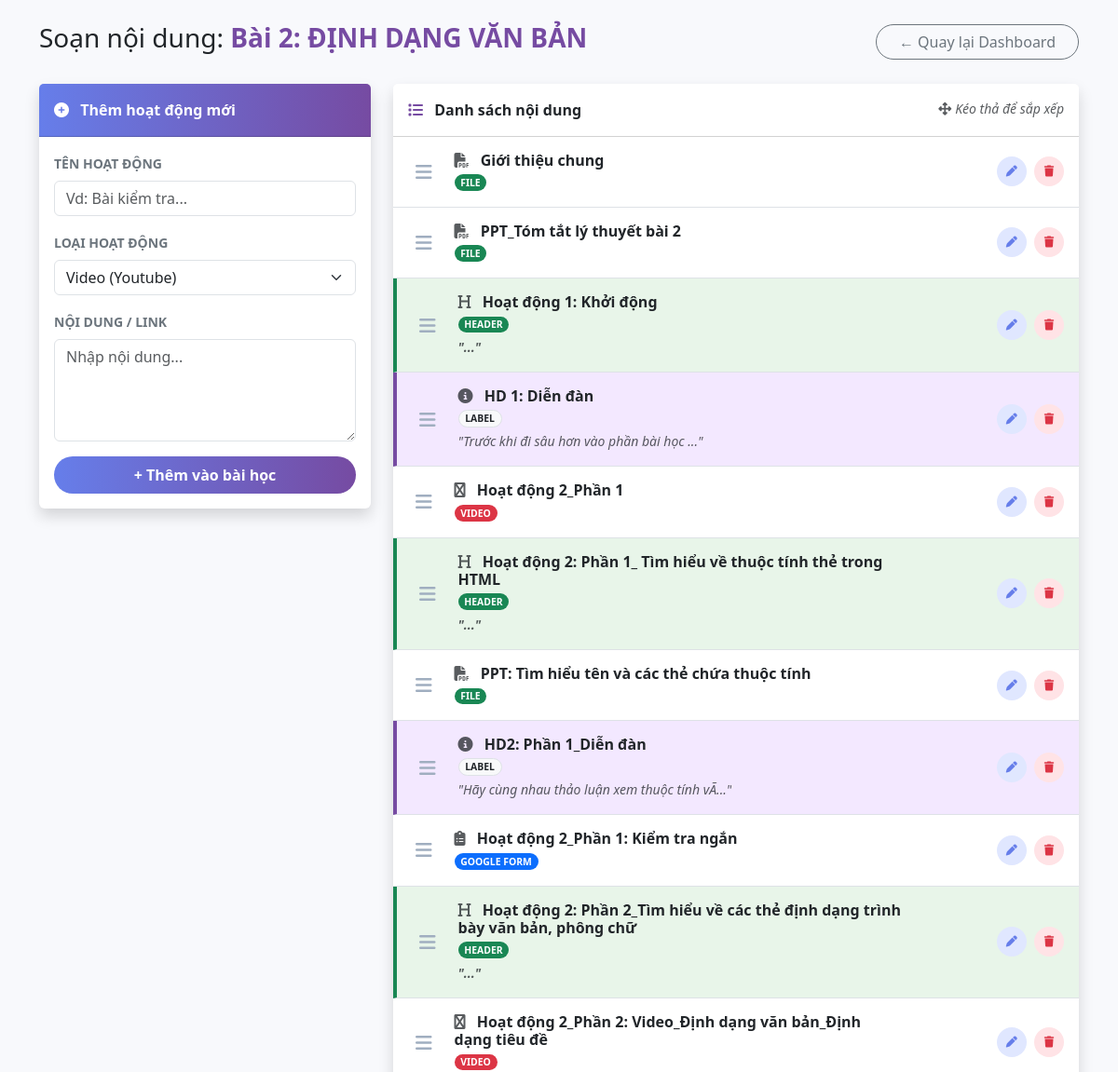
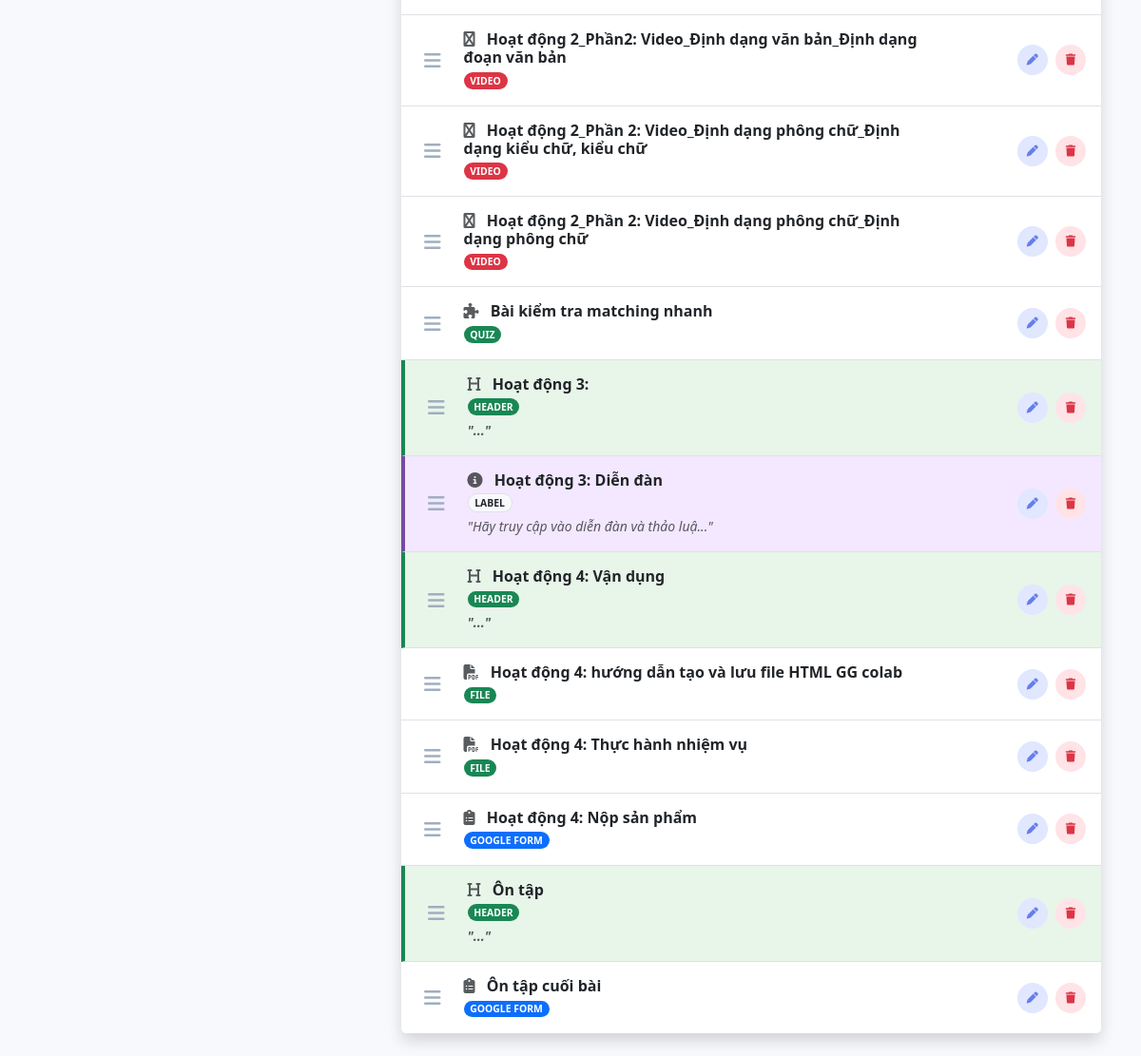
The page /admin/lesson_content.php?id=6 (signed in) on the database its author committed (2 pictures, top to bottom).
### tables this page shows
CREATE TABLE `lessons` (
  `id` int(11) NOT NULL,
  `title` varchar(200) DEFAULT NULL,
  `description` text DEFAULT NULL,
  `video_link` varchar(255) DEFAULT NULL,
  `pdf_link` varchar(255) DEFAULT NULL,
  `colab_link` varchar(255) DEFAULT NULL,
  `created_by` int(11) DEFAULT NULL,
  `created_at` datetime DEFAULT current_timestamp(),
  `track` varchar(10) DEFAULT 'ICT'
);

CREATE TABLE `activities` (
  `id` int(11) NOT NULL,
  `lesson_id` int(11) NOT NULL,
  `title` varchar(255) NOT NULL,
  `type` varchar(50) NOT NULL,
  `content` text NOT NULL,
  `created_at` timestamp NOT NULL DEFAULT current_timestamp(),
  `display_order` int(11) DEFAULT 0
);

### admin/lesson_content.php (the view, shortened to what this page needs)
<?php
include '../includes/db.php';
$lesson_id = intval($_GET['id']);
$lesson = $conn->query("SELECT * FROM lessons WHERE id=$lesson_id")->fetch_assoc();
?>
<!DOCTYPE html>
<html lang="vi">
<head>
    <link href="https://cdn.jsdelivr.net/npm/bootstrap@5.3.0/dist/css/bootstrap.min.css" rel="stylesheet">
    <link rel="stylesheet" href="https://cdnjs.cloudflare.com/ajax/libs/font-awesome/6.4.0/css/all.min.css">
</head>
<body class="p-4">
<div class="container">
    <div class="d-flex justify-content-between align-items-center mb-4">
        <h3>Soạn nội dung: <span class="text-theme fw-bold"><?php echo $lesson['title']; ?></span></h3>
        <a href="index.php" class="btn btn-outline-secondary rounded-pill px-4">← Quay lại Dashboard</a>
    </div>
    <div class="row">
        <div class="col-md-4">
            <div class="card shadow border-0 sticky-top" style="top: 20px;">
                <div class="card-header bg-theme fw-bold py-3">
                    <i class="fas fa-plus-circle me-2"></i> Thêm hoạt động mới
                </div>
                <div class="card-body">
                    <form method="POST" enctype="multipart/form-data">
                        <div class="mb-3">
                            <label class="form-label fw-bold text-secondary small text-uppercase">Tên hoạt động</label>
                            <input type="text" name="title" class="form-control" placeholder="Vd: Bài kiểm tra..." required>
                        </div>
                        <div class="mb-3">
                            <label class="form-label fw-bold text-secondary small text-uppercase">Loại hoạt động</label>
                            <select name="type" class="form-select" id="typeSelect" onchange="changeInputType('add')">
                                <option value="video">Video (Youtube)</option>
                            </select>
                        </div>
                        <div class="mb-3" id="inputUrlGroup_add">
                            <label class="form-label fw-bold text-secondary small text-uppercase">Nội dung / Link</label>
                            <textarea name="content_input" class="form-control" rows="4" placeholder="Nhập nội dung..."></textarea>
                        </div>
                        <button type="submit" name="add_activity" class="btn btn-theme w-100 fw-bold py-2 rounded-pill">
                            + Thêm vào bài học
                        </button>
                    </form>
                </div>
            </div>
        </div>
        <div class="col-md-8">
            <div class="card shadow border-0">
                <div class="card-header bg-white fw-bold d-flex justify-content-between py-3">
                    <span class="text-dark"><i class="fas fa-list me-2 text-theme"></i> Danh sách nội dung</span>
                    <small class="text-muted fst-italic fw-normal"><i class="fas fa-arrows-alt me-1"></i>Kéo thả để sắp xếp</small>
                </div>
                <ul class="list-group list-group-flush" id="activityList">
                    <?php
                    $acts = $conn->query("SELECT * FROM activities WHERE lesson_id=$lesson_id ORDER BY display_order ASC");
                    if ($acts->num_rows > 0) {
                        while($row = $acts->fetch_assoc()){
                            $icon = "fa-file-alt"; $badge = "bg-secondary"; $type_name = "KHÁC"; $extra_class = "";
                            if($row['type']=='video') { $icon="fa-youtube"; $badge="bg-danger"; $type_name="VIDEO"; }
                            elseif($row['type']=='colab') { $icon="fa-code"; $badge="bg-warning text-dark"; $type_name="COLAB"; }
                            elseif($row['type']=='text') { $icon="fa-book"; $badge="bg-info text-dark"; $type_name="BÀI ĐỌC"; }
                            elseif($row['type']=='file') { $icon="fa-file-pdf"; $badge="bg-success"; $type_name="FILE"; }
                            elseif($row['type']=='quiz') { $icon="fa-puzzle-piece"; $badge="bg-success"; $type_name="QUIZ"; }
                            elseif($row['type']=='assignment') { $icon="fa-pen-square"; $badge="bg-primary"; $type_name="BÀI TẬP"; }
                            elseif($row['type']=='label') { $icon="fa-info-circle"; $badge="bg-light text-dark border"; $type_name="LABEL"; $extra_class = "item-label"; }
                            elseif($row['type']=='google_form') { $icon="fa-clipboard-list"; $badge="bg-primary"; $type_name="GOOGLE FORM"; }
                            elseif($row['type']=='edpuzzle') { $icon="fa-puzzle-piece"; $badge="bg-warning text-dark"; $type_name="EDPUZZLE"; }
                            elseif($row['type']=='header') { $icon="fa-heading"; $badge="bg-success"; $type_name="HEADER"; $extra_class = "item-header"; }
                    ?>
                        <li class="list-group-item d-flex justify-content-between align-items-center py-3 <?php echo $extra_class; ?>" data-id="<?php echo $row['id']; ?>">
                            <div class="d-flex align-items-center" style="max-width: 75%;">
                                <div class="cursor-move me-3 p-2"><i class="fas fa-bars fa-lg"></i></div>
                                <div>
                                    <h6 class="mb-0 fw-bold text-dark text-break">
                                        <i class="fas <?php echo $icon; ?> me-2 text-muted"></i>
                                        <?php echo htmlspecialchars($row['title']); ?>
                                    </h6>
                                    <span class="badge <?php echo $badge; ?> rounded-pill" style="font-size: 0.65rem;"><?php echo $type_name; ?></span>
                                    <?php if($row['type']=='label' || $row['type']=='header'): ?>
                                        <small class="text-muted d-block mt-1 fst-italic text-truncate">
                                            "<?php echo substr(strip_tags($row['content']), 0, 50); ?>..."
                                        </small>
                                    <?php endif; ?>
                                </div>
                            </div>
                            <div>
                                <button type="button" class="btn btn-icon-edit me-1 border-0"
                                        onclick='openEditModal(<?php echo json_encode($row); ?>)' title="Chỉnh sửa">
                                    <i class="fas fa-pen" style="font-size: 12px;"></i>
                                </button>
                                <a href="lesson_content.php?id=<?php echo $lesson_id; ?>&delete_act=<?php echo $row['id']; ?>"
                                   class="btn btn-icon-delete border-0"
                                   onclick="return confirm('Xóa mục này?');" title="Xóa">
                                    <i class="fas fa-trash" style="font-size: 12px;"></i>
                                </a>
                            </div>
                        </li>
                    <?php
                        }
                    } else { echo "<div class='p-5 text-center text-muted'>Chưa có nội dung nào. Hãy thêm ở bên trái!</div>"; }
                    ?>
                </ul>
            </div>
        </div>
    </div>
</div>
</body>
</html>

### admin/lesson_content.php (style rules this page uses)
body { background-color: #f8f9fc; font-family: 'Segoe UI', Tahoma, Geneva, Verdana, sans-serif; }
.bg-theme { background: linear-gradient(90deg, #667eea 0%, #764ba2 100%) !important; color: white !important; }
.text-theme { color: #764ba2 !important; }
.btn-theme { background: linear-gradient(90deg, #667eea 0%, #764ba2 100%); border: none; color: white; transition: all 0.3s ease; }
.btn-icon-edit { color: #667eea; background: #e0e7ff; border-radius: 50%; width: 32px; height: 32px; display: inline-flex; align-items: center; justify-content: center; }
.btn-icon-delete { color: #dc3545; background: #ffe3e6; border-radius: 50%; width: 32px; height: 32px; display: inline-flex; align-items: center; justify-content: center; }
.cursor-move { cursor: move; color: #a0aec0; }
.item-label { background-color: #f3e8ff !important; border-left: 4px solid #764ba2 !important; }
.item-header { background-color: #e8f5e9 !important; border-left: 4px solid #198754 !important; font-weight: bold; }

### rows shown on the page
lessons: title "Bài 2: ĐỊNH DẠNG VĂN BẢN"
activities: title "Giới thiệu chung", type "FILE"
activities: title "PPT_Tóm tắt lý thuyết bài 2", type "FILE"
activities: title "Hoạt động 1: Khởi động", type "HEADER"
activities: title "HD 1: Diễn đàn", type "LABEL", content "Trước khi đi sâu hơn vào phần bài học"
activities: title "Hoạt động 2_Phần 1", type "VIDEO"
activities: title "Hoạt động 2: Phần 1_ Tìm hiểu về thuộc tính thẻ trong HTML", type "HEADER"
activities: title "PPT: Tìm hiểu tên và các thẻ chứa thuộc tính", type "FILE"
activities: title "HD2: Phần 1_Diễn đàn", type "LABEL", content "Hãy cùng nhau thảo luận xem thuộc tính vÃ"
activities: title "Hoạt động 2_Phần 1: Kiểm tra ngắn", type "GOOGLE FORM"
activities: title "Hoạt động 2: Phần 2_Tìm hiểu về các thẻ định dạng trình bày văn bản, phông chữ", type "HEADER"
activities: title "Hoạt động 2_Phần 2: Video_Định dạng văn bản_Định dạng tiêu đề", type "VIDEO"
activities: title "Hoạt động 2_Phần2: Video_Định dạng văn bản_Định dạng đoạn văn bản", type "VIDEO"
activities: title "Hoạt động 2_Phần 2: Video_Định dạng phông chữ_Định dạng kiểu chữ, kiểu chữ", type "VIDEO"
activities: title "Hoạt động 2_Phần 2: Video_Định dạng phông chữ_Định dạng phông chữ", type "VIDEO"
activities: title "Bài kiểm tra matching nhanh", type "QUIZ"
activities: title "Hoạt động 3:", type "HEADER"
activities: title "Hoạt động 3: Diễn đàn", type "LABEL", content "Hãy truy cập vào diễn đàn và thảo luậ"
activities: title "Hoạt động 4: Vận dụng", type "HEADER"
activities: title "Hoạt động 4: hướng dẫn tạo và lưu file HTML GG colab", type "FILE"
activities: title "Hoạt động 4: Thực hành nhiệm vụ", type "FILE"
activities: title "Hoạt động 4: Nộp sản phẩm", type "GOOGLE FORM"
activities: title "Ôn tập", type "HEADER"
activities: title "Ôn tập cuối bài", type "GOOGLE FORM"
